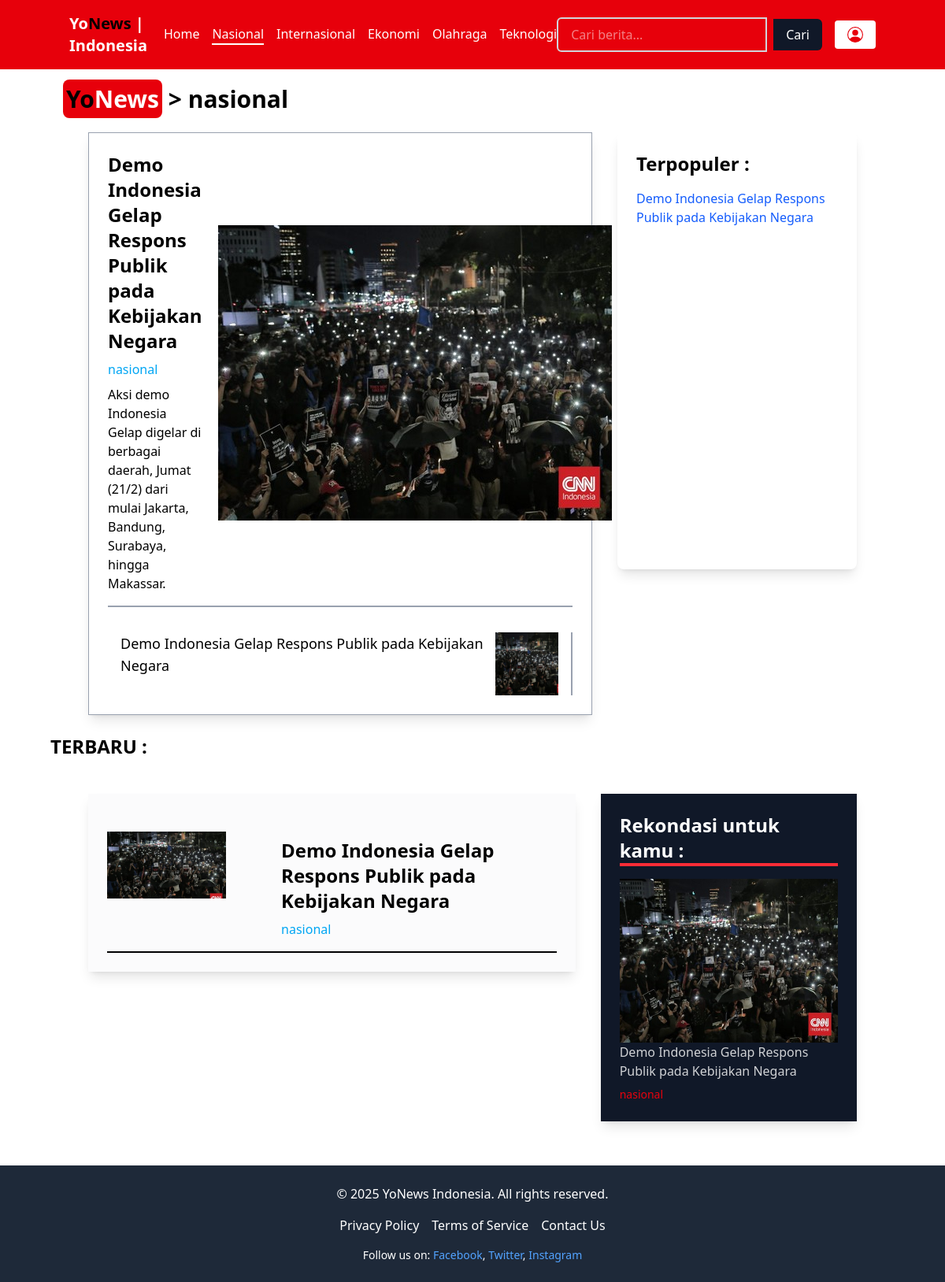
Screenshot of /category.php?cat_id=1 with the database file from the repository.
### tables this page shows
CREATE TABLE `categories` (
  `id` int(11) NOT NULL,
  `name` varchar(255) DEFAULT NULL
);

CREATE TABLE `posts` (
  `id` int(11) NOT NULL,
  `judul` varchar(255) NOT NULL,
  `konten` varchar(255) NOT NULL,
  `link` varchar(255) NOT NULL,
  `foto` varchar(255) NOT NULL,
  `category_id` int(11) NOT NULL
);

### functions.php (called while the page is built, shortened)
<?php
$conn = mysqli_connect('localhost', 'root', '', 'news', 3307);
function query($query) {
    global $conn;
    $result = mysqli_query($conn, $query);
    $rows = [];
    while ($row = mysqli_fetch_assoc($result)) {
        $rows[] = $row;
    }
    return $rows;
}
?>

### category.php (the view, shortened to what this page needs)
<?php
require 'functions.php';
$cat_id = $_GET['cat_id'];
$catValid = query("SELECT name, id FROM categories WHERE id LIKE '$cat_id'")[0];
$mainContent = query("
    SELECT posts.*, categories.name AS category_name
    FROM posts
    JOIN categories ON posts.category_id = categories.id
    WHERE posts.category_id = '$cat_id'
    ORDER BY posts.judul ASC LIMIT 1")[0];
$ppls = query("
    SELECT  posts.link, posts.judul
    FROM posts
    JOIN categories ON posts.category_id = categories.id
    WHERE posts.category_id = '$cat_id'
    ORDER BY posts.judul ASC");
$newest = query("
SELECT posts.*, categories.name AS category_name
FROM posts
JOIN categories ON posts.category_id = categories.id
WHERE posts.category_id = '$cat_id'
ORDER BY RAND()
LIMIT 10
");
$rekomendation = $mainContents =  query("
SELECT posts.*, categories.name AS category_name
FROM posts
JOIN categories ON posts.category_id = categories.id
WHERE posts.category_id = '$cat_id'
ORDER BY RAND()
LIMIT 10
");
?>
<?php include("components/layout.php") ?>
<div class="container mx-20 mt-5 w-1/2 ">
    <h3 class="text-3xl font-bold "><span class="bg-red-600 p-1 rounded-lg">Yo<span class="text-white">News</span></span> > <a href="category.php?cat_id=<?= $catValid['id'] ?>"><?= $catValid['name'] ?></a> </h3>
</div>
<div class="container mx-auto grid grid-cols-1 md:grid-cols-3 gap-8 p-6">
    <section class="col-span-2  ">
        <div class=" p-6 shadow-lg border border-gray-400 ">
            <div class="flex justify-between border-b-2 pb-4 border-gray-400 items-center gap-5 group cursor-pointer">
                <div class="max-w-2xs">
                    <a href="<?= $mainContent['link'] ?>" class="text-2xl font-semibold text-dark group-hover:underline-offset-1 group-hover:underline">
                        <?= $mainContent['judul'] ?>
                    </a>
                    <p class="mt-2 text-sky-500 font-medium">
                        <?= $mainContent['category_name'] ?>
                    </p>
                    <p class="mt-2 text-dark/80">
                        <?= $mainContent['konten'] ?>
                    </p>
                </div>
                <img src="img/<?= $mainContent['foto'] ?>" alt="Hasto Kristiyanto Ditahan" class="w-full h-full object-cover transition-transform duration-500 group-hover:scale-103 " />
            </div>
            <div class="flex grid-cols-2 items-center mt-4 gap-8">
                <div class="flex grid-cols-2 items-center mt-4 gap-8">
                    <?php foreach ($mainContents as $mc) : ?>
                        <div class="w-full flex grid-cols-1 border-r-2 px-4 border-gray-400">
                            <p class="text-dark/80 text-lg"><?= $mc['judul'] ?></p>
                            <div class="aspect-square size-20">
                                <img src="img/<?= $mc['foto'] ?>" class="w-full h-full object-cover" alt="">
                            </div>
                        </div>
                    <?php endforeach; ?>
                </div>
            </div>
    </section>
    <aside class="bg-white p-6 rounded-lg overflow-y-scroll h-3/4 shadow-lg">
        <h3 class="text-2xl font-semibold">Terpopuler :</h3>
        <ul class="mt-4 space-y-4">
            <?php foreach ($ppls as $popular) : ?>
                <li>
                    <a href="<?= $popular['link'] ?>" class="text-blue-600  hover:underline"><?= $popular['judul'] ?></a>
                </li>
            <?php endforeach; ?>
        </ul>
    </aside>
</div>
<div class="px-16">
    <h3 class="text-2xl font-bold mb-5  uppercase">Terbaru :</h3>
</div>
<div class="container mx-auto flex flex-col md:flex-row gap-8 p-6">
    <section class="flex-1 ">
        <div class=" p-6 shadow-lg bg-gray-50/70">
            <?php foreach ($newest as $n) : ?>
                <div class="flex justify-between border-b-2 pb-4 border-dark/80 gap-5 mt-6">
                    <div class="w-3/4 overflow-hidden">
                        <img src="img/<?= $n['foto'] ?>" alt="" class="w-3/4 object-cover aspect-video">
                    </div>
                    <div class="max-w-full mt-2 flex flex-col">
                        <a href="<?= $n['link'] ?>" class="text-2xl font-semibold text-dark">
                            <?= $n['judul'] ?>
                        </a>
                        <a href="<?= $n['category_name'] ?>.php" class="mt-2 text-sky-500 font-medium">
                            <?= $n['category_name'] ?>
                        </a>
                    </div>
                </div>
            <?php endforeach; ?>
    </section>
    <aside class="w-1/3 bg-gray-900 p-6 overflow-y-scroll h-[100vh] shadow-lg">
        <h3 class="text-2xl font-semibold text-white border-red-500  border-b-4">Rekondasi untuk kamu :</h3>
        <ul class="mt-4 space-y-4">
            <?php foreach ($rekomendation as $req) : ?>
                <li class="items-center flex flex-col">
                    <img src="img/<?= $req['foto'] ?>" alt="">
                    <div class="flex flex-col gap-2">
                        <a href="<?= $req['link'] ?>" class="text-white/80 font-medium hover:underline"><?= $req['judul'] ?></a>
                        <a href="category.php?cat_id=<?= $catValid ?>" class="text-red-600 font-medium text-sm hover:underline"><?= $req['category_name'] ?></a>
                    </div>
                </li>
            <?php endforeach; ?>
        </ul>
    </aside>
</div>
<?php include("components/foot.php") ?>

### rows the page displays
categories: name "nasional"
posts: judul "Demo Indonesia Gelap Respons Publik pada Kebijakan Negara", category.name "nasional", konten "Aksi demo Indonesia Gelap digelar di berbagai daerah, Jumat (21/2) dari mulai Jakarta, Bandung, Surabaya, hingga Makassar.", foto (picture)
